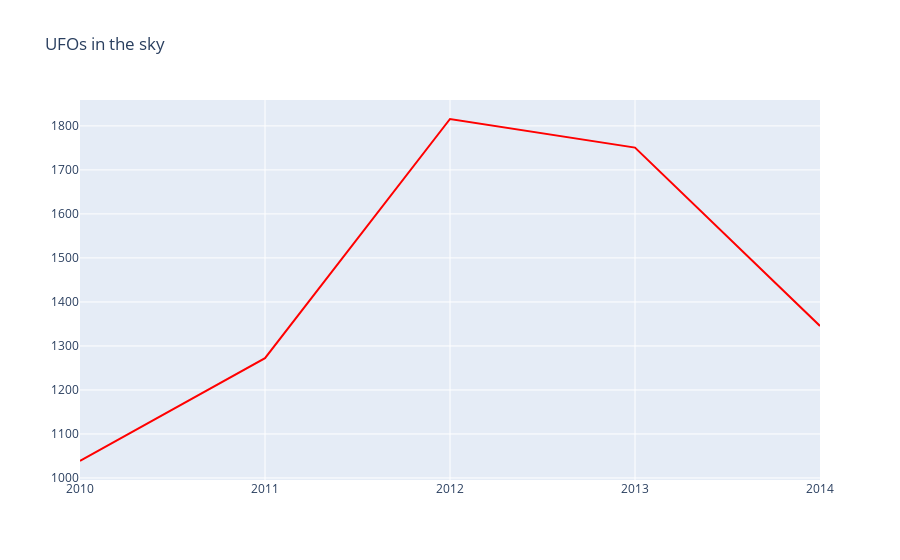

Notebook cell for this chart:
### Code cell
# Show the fig
fig = go.Figure(data=data,layout=layout)
fig.show()

### Figure 1 — Plotly figure (JSON) as saved in the notebook; plotly's stock layout.template omitted (floating-point values rounded to 4 significant figures)
{"data": [{"hoverinfo": "text", "hovertemplate": "People saw %{y} ufos in the year %{x}", "marker": {"color": "red"}, "mode": "lines", "name": "UFOs", "type": "scatter", "x": ["2010", "2011", "2012", "2013", "2014"], "y": [1038.0, 1272.0, 1816.0, 1751.0, 1346.0]}], "layout": {"autosize": true, "title": {"text": "UFOs in the sky"}, "xaxis": {"autorange": true, "range": [0, 4], "type": "category"}, "yaxis": {"autorange": true, "range": [995.3, 1859.0], "type": "linear"}}}
